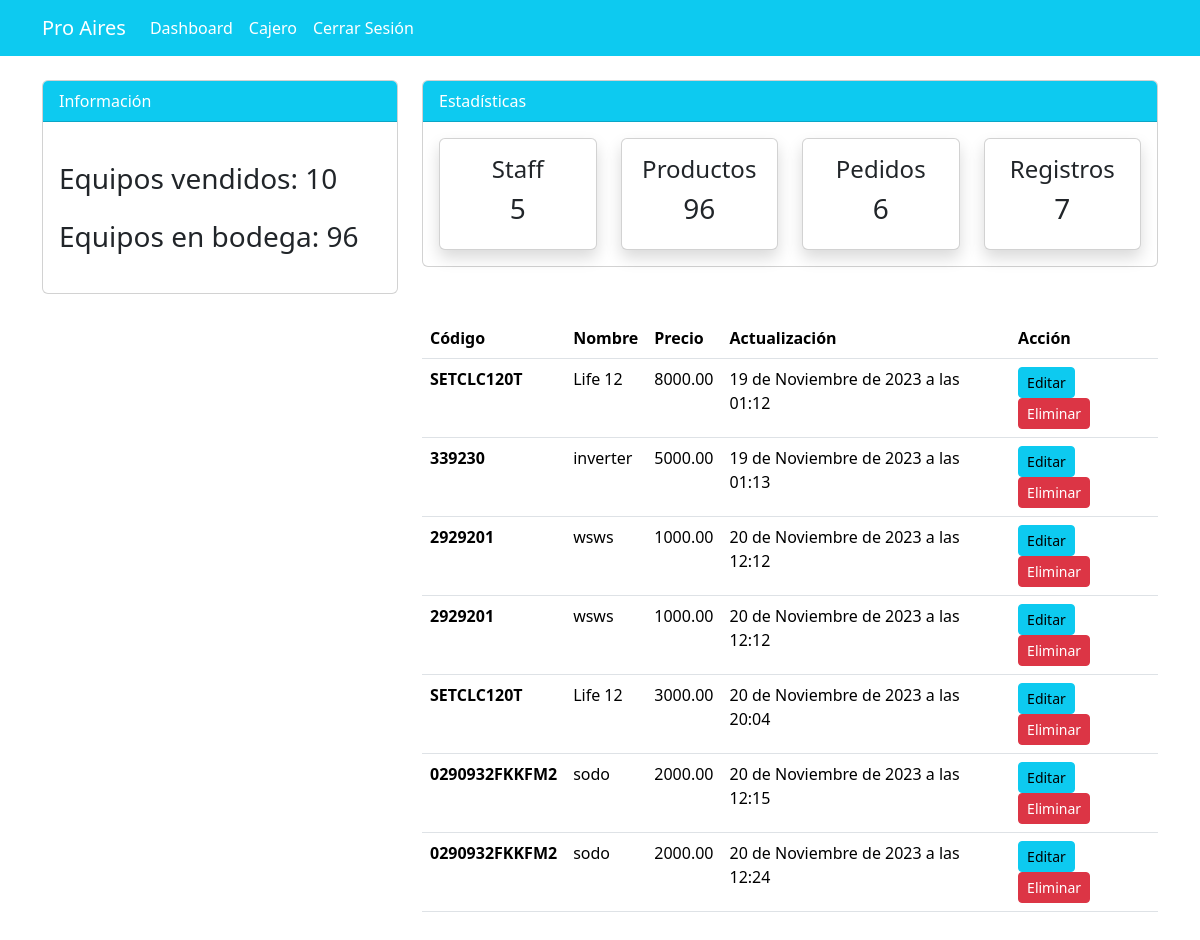
Page /precio/ (signed in) on the committed database.
### dashboard/models.py (models this page shows, shortened)
class Producto(models.Model):
    code = models.CharField(max_length=20)
    name = models.CharField(max_length=100)
    category = models.CharField(max_length=20, choices=CATEGORY)
    quantity = models.PositiveIntegerField()
    precio = models.DecimalField(max_digits=20, decimal_places=2, default=1000.00)
    created_at = models.DateTimeField(auto_now_add=True)
    updated_at = models.DateTimeField(auto_now=True)
    price_update = models.DateTimeField(default=None, null=True, blank=True)

### dashboard/views.py (the view)
# urls.py: path('precio/', views.precio, name='dashboard-precio'),
@login_required
def precio(request):
    items = Producto.objects.all()
    items_count = items.count()
    total_quantity = items.aggregate(Sum('quantity'))['quantity__sum']
    workers_count = User.objects.count()
    orders_count = Order.objects.count()
    total_order_quantity = Order.objects.aggregate(Sum('order_quantity'))['order_quantity__sum']
    context = {
        'items': items,
        'workers_count': workers_count,
        'items_count': items_count,
        'orders_count': orders_count,
        'total_quantity': total_quantity,
        'total_order_quantity':total_order_quantity ,
    }
    return render(request, 'dashboard/precio.html', context)

### templates/dashboard/precio.html (shortened to what this page needs)
{% extends 'partials/base.html'%}
{% load crispy_forms_tags %}
{% block content %}
{% include 'partials/topnav.html' %}
    <div class="container">
        <div class="row my-4">
            <div class="col-md-4">
            </div>
            <div class="col-md-8">
                <table class="table bg-white">
                    <thead class="bg-info">
                        <tr class="text-white">
                            <th scope="col">Código</th>
                            <th scope="col">Nombre</th>
                            <th scope="col">Precio</th>
                            <th scope="col">Actualización</th>
                            <th scope="col">Acción</th>
                        </tr>
                    </thead>
                    <tbody>
                        {% for item in items %}
                        <tr>
                            <th scope="row">{{ item.code }}</th>
                            <td>{{ item.name }}</td>
                            <td>{{ item.precio }}</td>
                            {% if item.price_update == None %}
                                <td>{{ item.created_at }}</td>
                            {% else %}
                                <td>{{ item.price_update }}</td>
                            {% endif %}
                            <td>
                                <a class="btn btn-info btn-sm" href="{% url 'dashboard-producto-update' item.id %}">Editar</a>
                                <a class="btn btn-danger btn-sm" href="{% url 'dashboard-producto-delete' item.id %}">Eliminar</a>
                            </td>
                        {% endfor %}
                    </tbody>
                </table>
            </div>
        </div>
    </div>
{% endblock %}

### templates/partials/nav.html (shortened to what this page needs)
 <nav class="navbar navbar-expand-lg navbar-info bg-info">
    {% if user.is_authenticated %}
    <div class="container" color="blue">
        <a class="navbar-brand text-white" href="{% url 'dashboard-index' %}">Pro Aires</a>
        <div class="collapse navbar-collapse" id="navbarSupportedContent">
            <ul class="navbar-nav mr-auto">
                <li class="nav-item active">
                    <a class="nav-link text-white" href="{% url 'dashboard-index' %}">  Dashboard </a>
                </li>
            </ul>
            <ul class="navbar-nav ml-auto">
                <li class="nav-item active">
                    <a class="nav-link text-white" href="{% url 'user-profile' %}">{{user.username}}</a>
                </li>
                <li class="nav-item">
                    <a class="nav-link text-white" href="{% url 'user-logout' %}"> Cerrar Sesión</a>
                </li>
            </ul>
            {% endif %}
        </div>
    </div>
</nav>

### static/style.css (style rules this page uses)
body { background: rgb(230, 227, 227); }

### rows in the picture
Producto: code "SETCLC120T", name "Life 12", precio "8000.00", price_update "19 de Noviembre de 2023 a las 01:12"
Producto: code "339230", name "inverter", precio "5000.00", price_update "19 de Noviembre de 2023 a las 01:13"
Producto: code "2929201", name "wsws", precio "1000.00", created_at "20 de Noviembre de 2023 a las 12:12"
Producto: code "2929201", name "wsws", precio "1000.00", created_at "20 de Noviembre de 2023 a las 12:12"
Producto: code "SETCLC120T", name "Life 12", precio "3000.00", price_update "20 de Noviembre de 2023 a las 20:04"
Producto: code "0290932FKKFM2", name "sodo", precio "2000.00", created_at "20 de Noviembre de 2023 a las 12:15"
Producto: code "0290932FKKFM2", name "sodo", precio "2000.00", created_at "20 de Noviembre de 2023 a las 12:24"

### other values in the picture
{{ user.username }} "Cajero"
{{ total_order_quantity }} "10"
{{ total_quantity }} "96"
{{ workers_count }} "5"
{{ orders_count }} "6"
{{ items_count }} "7"
